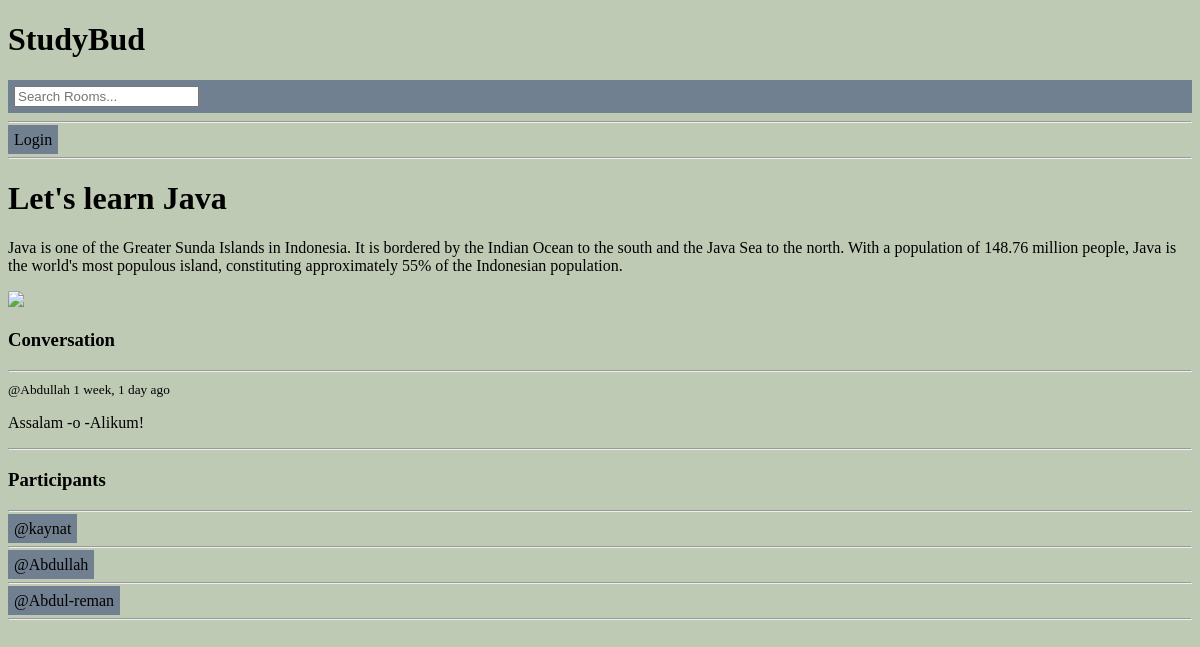
The page /room/1/ on the database its author committed.
### base/models.py (models this page shows, shortened)
class Room(models.Model):
    host =  models.ForeignKey(User, on_delete=models.SET_NULL, null= True)
    topic =  models.ForeignKey(Topic, on_delete=models.SET_NULL, null= True)
    name = models.CharField(max_length=200)
    description = models.TextField(null=True, blank=True)
    participants = models.ManyToManyField(User, related_name='Participants', blank= True)
    updated = models.DateTimeField(auto_now=True)
    created =models.DateTimeField(auto_now_add=True)
    class Meta:
        ordering = ['-updated', '-created']

class Message(models.Model):
    user = models.ForeignKey(User, on_delete=models.CASCADE)
    room = models.ForeignKey(Room, on_delete=models.CASCADE)
    body = models.TextField()
    updated = models.DateTimeField(auto_now=True)
    created =models.DateTimeField(auto_now_add=True)
    class Meta:
        ordering = ['-updated', '-created']

### base/views.py (the view, shortened to what this page needs)
# urls.py: path('room/<str:pk>/', views.room, name="room"),
def room(request, pk):
    room = Room.objects.get(id=pk)
    room_messages =room.message_set.all()
    participants =room.participants.all()
    context = {'room' : room, 'room_messages':  room_messages,'participants': participants}
    return render(request, "base/room.html", context)

### base/templates/base/room.html (shortened to what this page needs)
{% extends 'main.html' %}
{% block content%}
<div class="container" id="cont1">
    <div>
        <h1> {{room.name}} </h1>
         <p> {{room.description}}</p>
         <img src="https://media.istockphoto.com/photos/shot-of-a-hacker-using-a-laptop-picture-id1327818236?s=612x612" width=600 hight=200>
         <div class="comment-wrapper">
             <h3> Conversation</h3>
              <hr>
              {% for message in  room_messages %}
              <div>
                <small> @{{message.user}}  {{message.created|timesince}} ago </small>
                <p>{{message.body}}</p>
                <hr>
              </div>
              {% endfor %}
         </div>
    </div>
    <div>
        <h3> Participants</h3>
        <hr>
        {% for user in participants%}
        <div>
            <a href="{% url 'user-profile' room.host.id %}" class="btn">@{{user.username}}</a>
        <hr>
        </div>
        {%endfor%}
    </div>
</div>
{% endblock%}

### static/styles/main.css (style rules this page uses)
body { border: 2px red; background-color: rgba(104, 129, 78, 0.418); padding: 34; margin: 34; }

### templates/main.html (style rules this page uses)
.btn { background-color: slategrey; }

### templates/navbar.html (style rules this page uses)
a { text-decoration: none; color: black; }
.btn { background-color: slategrey; padding: 6px; border:none; cursor=pointer; font-size=18px; border-radius=4px; }

### base/templates/base/room.html (style rules this page uses)
a { text-decoration: none; color: black; }
.btn { background-color: slategrey; padding: 6px; border:none; cursor=pointer; font-size=20px; border-radius=4px; }

### rows shown on the page
Room: name "Let's learn Java", description "Java is one of the Greater Sunda Islands in Indonesia. It is bordered by the Indian Ocean to the south and the Java Sea to the north. With a population of 148.76 million people, Java is the world's most populous island, constituting approximately 55% of the Indonesian population."
Message: user "Abdullah", created "1 week, 1 day", body "Assalam -o -Alikum!"

### other values the page prints
{{ user.username }} "kaynat"
{{ user.username }} "Abdullah"
{{ user.username }} "Abdul-reman"
